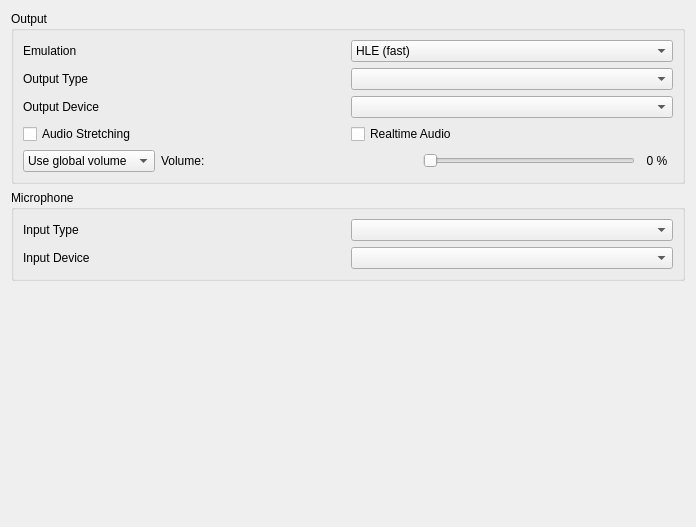
<?xml version="1.0" encoding="UTF-8"?>
<ui version="4.0">
 <class>ConfigureAudio</class>
 <widget class="QWidget" name="ConfigureAudio">
  <property name="geometry">
   <rect>
    <x>0</x>
    <y>0</y>
    <width>696</width>
    <height>527</height>
   </rect>
  </property>
  <layout class="QVBoxLayout">
   <item>
    <widget class="QGroupBox" name="groupBox">
     <property name="title">
      <string>Output</string>
     </property>
     <layout class="QVBoxLayout">
      <item>
      <widget class="QWidget" name="widget_emulation" native="true">
        <layout class="QHBoxLayout" name="horizontalLayout_emulation">
            <property name="leftMargin">
            <number>0</number>
            </property>
            <property name="topMargin">
            <number>0</number>
            </property>
            <property name="rightMargin">
            <number>0</number>
            </property>
            <property name="bottomMargin">
            <number>0</number>
            </property>
            <item>
            <widget class="QLabel" name="label_emulation">
            <property name="text">
            <string>Emulation</string>
            </property>
            </widget>
            </item>
            <item>
            <widget class="QComboBox" name="emulation_combo_box">
            <item>
            <property name="text">
                <string>HLE (fast)</string>
            </property>
            </item>
            <item>
            <property name="text">
                <string>LLE (accurate)</string>
            </property>
            </item>
            <item>
            <property name="text">
                <string>LLE multi-core</string>
            </property>
            </item>
            </widget>
            </item>
        </layout>
       </widget>
      </item>
      <item>
       <layout class="QGridLayout" name="output_layout" columnstretch="1,1">
        <item row="0" column="0">
         <widget class="QLabel" name="output_type_label">
          <property name="text">
           <string>Output Type</string>
          </property>
         </widget>
        </item>
        <item row="0" column="1">
         <widget class="QComboBox" name="output_type_combo_box"/>
        </item>
        <item row="1" column="0">
         <widget class="QLabel" name="output_device_label">
          <property name="text">
           <string>Output Device</string>
          </property>
         </widget>
        </item>
        <item row="1" column="1">
         <widget class="QComboBox" name="output_device_combo_box"/>
        </item>
       </layout>
      </item>
      <item>
       <layout class="QGridLayout" name="gridLayout_0">
        <item row="1" column="0">
         <widget class="QCheckBox" name="toggle_audio_stretching">
          <property name="toolTip">
           <string>&lt;html&gt;&lt;head/&gt;&lt;body&gt;&lt;p&gt;This post-processing effect adjusts audio speed to match emulation speed and helps prevent audio stutter. This however increases audio latency.&lt;/p&gt;&lt;/body&gt;&lt;/html&gt;</string>
          </property>
          <property name="text">
           <string>Audio Stretching</string>
          </property>
         </widget>
        </item>
        <item row="1" column="1">
         <widget class="QCheckBox" name="toggle_realtime_audio">
          <property name="toolTip">
           <string>&lt;html&gt;&lt;head/&gt;&lt;body&gt;&lt;p&gt;Scales audio playback speed to account for drops in emulation framerate.&lt;/p&gt;&lt;p&gt;This means that audio will play at full speed even while the game framerate is low. May cause audio desync issues.&lt;/p&gt;&lt;/body&gt;&lt;/html&gt;</string>
          </property>
          <property name="text">
           <string>Realtime Audio</string>
          </property>
         </widget>
        </item>
       </layout>
      </item>
      <item>
       <widget class="QWidget" name="volume_layout" native="true">
        <layout class="QHBoxLayout" name="horizontalLayout_2">
         <property name="leftMargin">
          <number>0</number>
         </property>
         <property name="topMargin">
          <number>0</number>
         </property>
         <property name="rightMargin">
          <number>0</number>
         </property>
         <property name="bottomMargin">
          <number>0</number>
         </property>
         <item>
          <widget class="QComboBox" name="volume_combo_box">
           <item>
            <property name="text">
             <string>Use global volume</string>
            </property>
           </item>
           <item>
            <property name="text">
             <string>Set volume:</string>
            </property>
           </item>
          </widget>
         </item>
         <item>
          <widget class="QLabel" name="volume_label">
           <property name="text">
            <string>Volume:</string>
           </property>
          </widget>
         </item>
         <item>
          <spacer name="horizontalSpacer">
           <property name="orientation">
            <enum>Qt::Horizontal</enum>
           </property>
           <property name="sizeHint" stdset="0">
            <size>
             <width>30</width>
             <height>20</height>
            </size>
           </property>
          </spacer>
         </item>
         <item>
          <widget class="QSlider" name="volume_slider">
           <property name="sizePolicy">
            <sizepolicy hsizetype="Expanding" vsizetype="Fixed">
             <horstretch>0</horstretch>
             <verstretch>0</verstretch>
            </sizepolicy>
           </property>
           <property name="maximum">
            <number>100</number>
           </property>
           <property name="pageStep">
            <number>5</number>
           </property>
           <property name="orientation">
            <enum>Qt::Horizontal</enum>
           </property>
          </widget>
         </item>
         <item>
          <widget class="QLabel" name="volume_indicator">
           <property name="minimumSize">
            <size>
             <width>32</width>
             <height>0</height>
            </size>
           </property>
           <property name="text">
            <string>0 %</string>
           </property>
           <property name="alignment">
            <set>Qt::AlignCenter</set>
           </property>
          </widget>
         </item>
        </layout>
       </widget>
      </item>
     </layout>
    </widget>
   </item>
   <item>
    <widget class="QGroupBox" name="input_layout">
     <property name="title">
      <string>Microphone</string>
     </property>
     <layout class="QGridLayout" name="input_inner_layout" columnstretch="1,1">
      <item row="0" column="0">
       <widget class="QLabel" name="input_type_label">
        <property name="text">
         <string>Input Type</string>
        </property>
       </widget>
      </item>
      <item row="0" column="1">
       <widget class="QComboBox" name="input_type_combo_box"/>
      </item>
      <item row="1" column="0">
       <widget class="QLabel" name="input_device_label">
        <property name="text">
         <string>Input Device</string>
        </property>
       </widget>
      </item>
      <item row="1" column="1">
       <widget class="QComboBox" name="input_device_combo_box"/>
      </item>
     </layout>
    </widget>
   </item>
   <item>
    <spacer>
     <property name="orientation">
      <enum>Qt::Vertical</enum>
     </property>
     <property name="sizeHint" stdset="0">
      <size>
       <width>167</width>
       <height>55</height>
      </size>
     </property>
    </spacer>
   </item>
  </layout>
 </widget>
 <tabstops>
  <tabstop>emulation_combo_box</tabstop>
  <tabstop>toggle_audio_stretching</tabstop>
  <tabstop>volume_slider</tabstop>
  <tabstop>output_type_combo_box</tabstop>
  <tabstop>output_device_combo_box</tabstop>
  <tabstop>input_type_combo_box</tabstop>
  <tabstop>input_device_combo_box</tabstop>
 </tabstops>
 <resources/>
 <connections/>
</ui>
